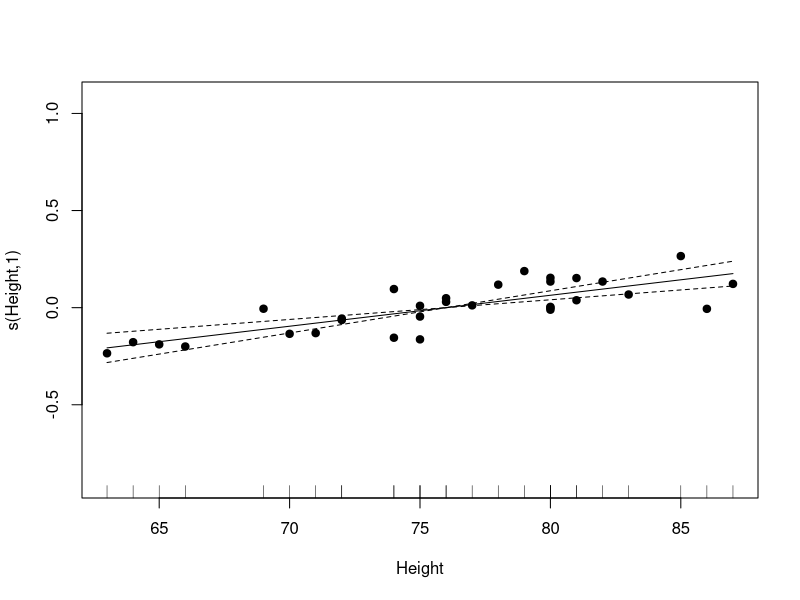
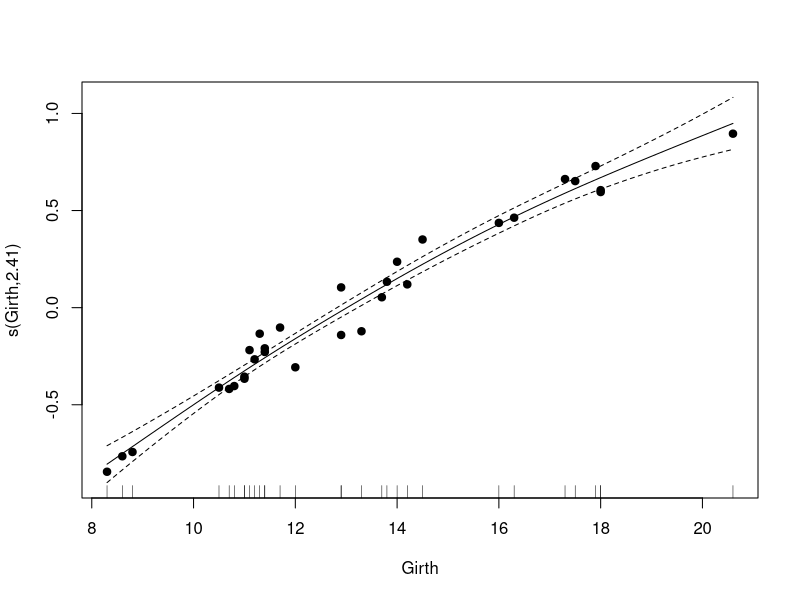
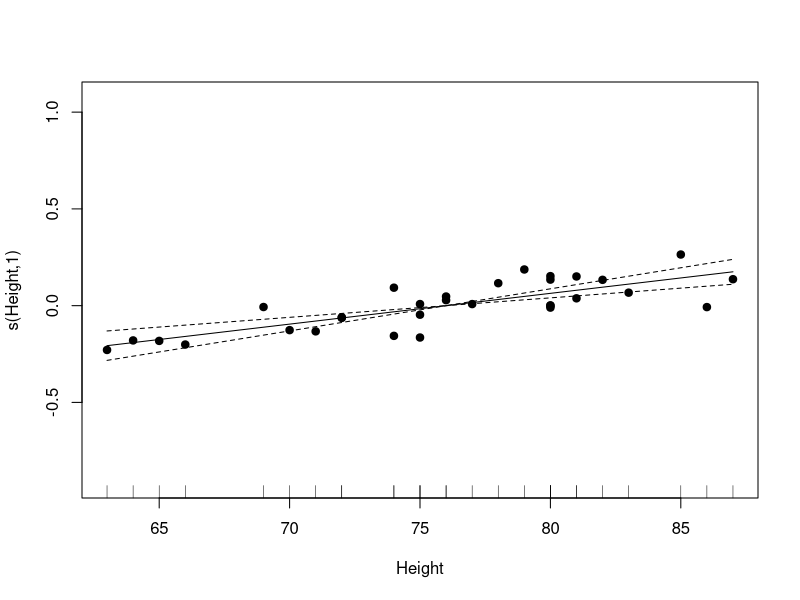
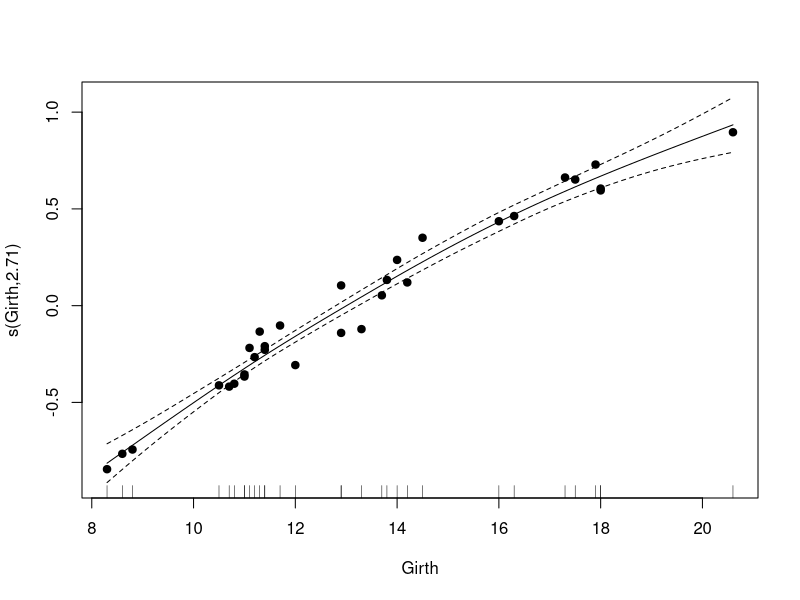

Here is the R script that generated these plots, in order:
## ---- chunk 1
knitr::opts_chunk$set(echo = TRUE)
## ---- chunk 2
library(mgcv)
log.volume <- log(trees$Volume)
log.volume

model_vol_grth <- gam(log.volume ~ s(Height) + s(Girth), 
                      data = trees,
                      family = gaussian(link = identity))
model_vol_grth
## ---- chunk 3
model_penal <- gam(log.volume ~ s(Height, bs = "cr") + s(Girth, bs = "cr"),
                   data = trees,
                   family = gaussian(link = identity),
                   method = "REML")
model_penal
## ---- chunk 4
plot(model_vol_grth,
     residuals = TRUE,
     pch = 19) ## calls plot.gam

plot(model_penal,
     residuals = TRUE,
     pch = 19)
## ---- chunk 5
vol_predict <- data.frame(Height = 70,
                      Girth= 10)
predict(model_penal,
        newdata = vol_predict)
